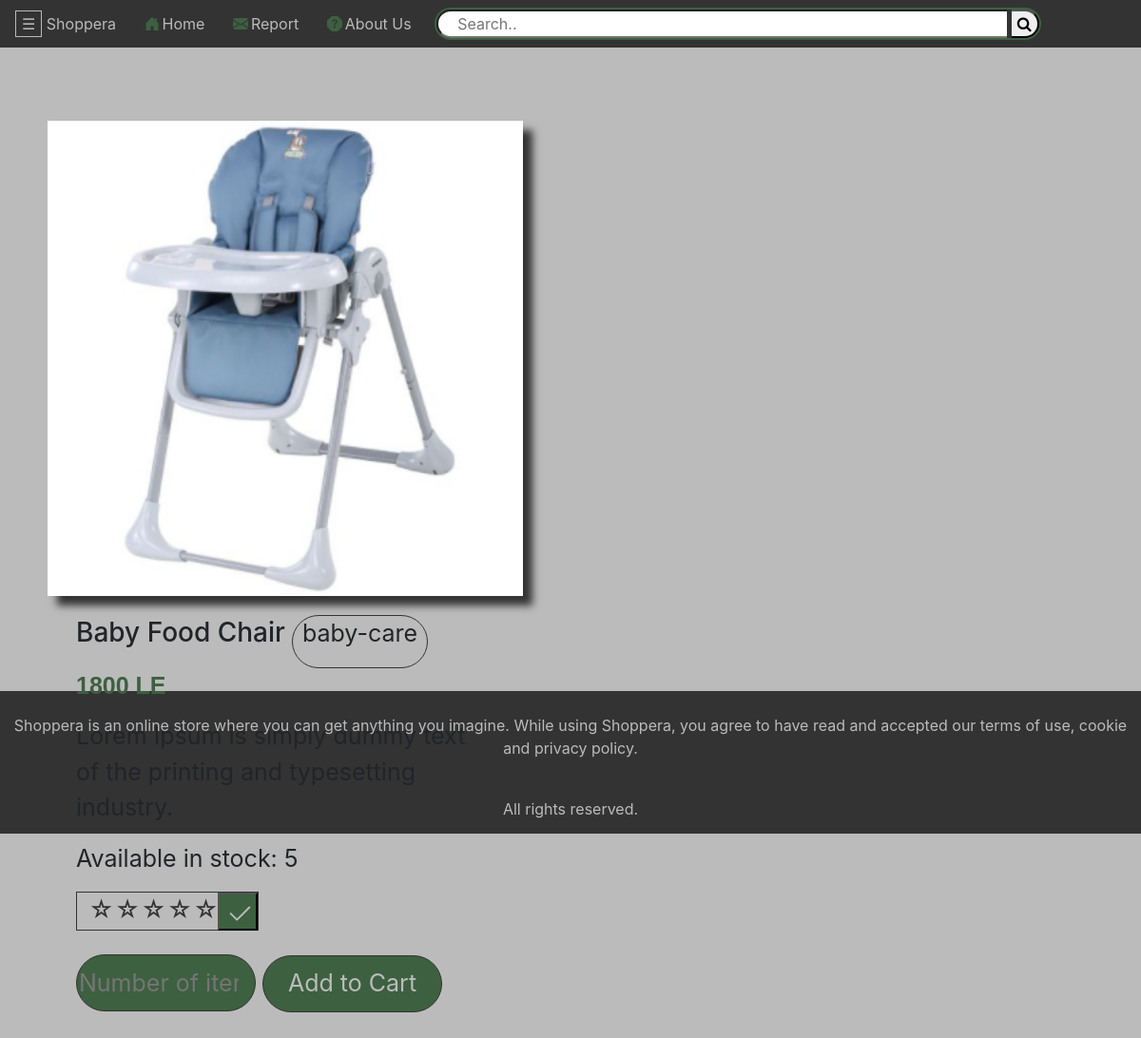
The page /details.php?id=36 on the database its author committed.
### tables this page shows
CREATE TABLE `products` (
  `id` int(11) NOT NULL,
  `seller_id` int(11) DEFAULT NULL,
  `name` char(225) NOT NULL,
  `description` text NOT NULL,
  `keywords` text NOT NULL,
  `category` varchar(225) NOT NULL,
  `count` int(11) NOT NULL,
  `price` int(11) NOT NULL,
  `image` mediumblob NOT NULL,
  `checked` int(11) NOT NULL DEFAULT '0'
);

### classes/session.php (called while the page is built, shortened)
<?php
class Session{
  public static function get($key)
      {
            if (isset($_SESSION[$key])) {
                return $_SESSION[$key];
            } else {
                return false;
            }
        }
}
 ?>

### includes/class-autoload.inc.php (called while the page is built, shortened)
<?php
function myAutoLoader($className){
  $url = $_SERVER['HTTP_HOST'] . $_SERVER['REQUEST_URI'];
  if(strpos($url, 'includes') !== false){
    $path = '../classes/';
  }else{
    $path = 'classes/';
  }
  $extension = '.php';
}

### classes/db.php (called while the page is built, shortened)
<?php
class db{
  private $host = "localhost";
  private $user = "proj";
  private $pwd = "zap";
  private $dbName = "eCommerce";
  public function connect(){
    $dsn = 'mysql:host=' . $this->host . ';dbname=' . $this->dbName;
    $pdo = new PDO($dsn, $this->user, $this->pwd);
    $pdo->setAttribute(PDO::ATTR_ERRMODE, PDO::ERRMODE_EXCEPTION);
    $pdo->setAttribute(PDO::ATTR_DEFAULT_FETCH_MODE, PDO::FETCH_ASSOC);
    return $pdo;
  }
}

### classes/Controller.php (called while the page is built, shortened)
<?php
class Controller{
public static function getProductBy($bywhat,$theValue){
  $mPDO=new db();
  $q='SELECT * FROM `products` WHERE ' . $bywhat . ' = ' . $theValue;
  $prepare=$mPDO->connect()->prepare($q);
  $prepare->execute();
  $r=$prepare->fetch(PDO::FETCH_ASSOC);
  if($r){
 $product=new Product($r['id'],$r['name'],$r['category'],
$r['price'],$r['count'],$r['image'],$r['keywords'],$r['description']);
return $product;
}
else{
  return false;
}
}
}

### classes/product.php (called while the page is built, shortened)
<?php
class Product {
private $name;
private $price;
private $description;
private $img;
private $category;
private $count;
public function __construct($id = null,$name = null,$category = null,$price = null,$count = null,
$img = null,$keywords = null,$description = null){
  if($id != null || $name != null || $category != null || $price != null || $count != null ||
  $img != null || $keywords != null || $description != null)
  {
    $this->name=$name;
    $this->price=$price;
    $this->count=$count;
    $this->img=$img;
    $this->description=$description;
    $this->category=$category;
  }
}
public function getName(){
  return $this->name;
}
public function getPrice(){
  return $this->price;
}
public function getImage(){
  return $this->img;
}
public function getCategory(){
  return $this->category;
}
public function getCount(){
  return $this->count;
}
public function getDescription(){
  return $this->description;
}
}

### details.php (the view, shortened to what this page needs)
<?php
include ("includes/prodFun.php");
 ?>
 <!DOCTYPE html>
 <html>
 <head>
   <link rel="stylesheet" href="https://cdn.jsdelivr.net/npm/bootstrap@4.5.3/dist/css/bootstrap.min.css">
   <link rel="stylesheet" href="https://cdnjs.cloudflare.com/ajax/libs/font-awesome/4.7.0/css/font-awesome.min.css">
   <link rel="stylesheet" type="text/css" href="css/Description Page.css?<?php echo time();?>">
   <link rel="stylesheet" href="css/Header.css?<?php echo time();?>">
 </head>
 <body>
<body>
  <?php if(Session::get('seller_id')){
    include ("Seller_Header.php");}
    else {
      include ("Header.php");
    }
     ?>
  <?php
  $pid = $_GET['id'];
  $product = Controller::getProductBy('id',$pid);
  ?>
  <div class="content">
    <div class="product-image">
    <?php echo '<img src="images/'.$product->getImage().'" />'; ?>
    </div>
    <div class="product-desc">
      <h3 class="product-title"><?php echo ($product->getName())?></h3>
      <div class="categ">
        <p><?php echo ($product->getCategory())?></p>
      </div>
      <p class="price"><?php echo ($product->getPrice())?> LE</p>
      <div class="description">
        <p><?php echo ($product->getDescription())?></p>
      </div>
      <div>
          <p class="available">Available in stock: </p>
          <p class="items-no"><?php echo($product->getCount())?></p>
      </div>
      <?php if(!Session::get('seller_id')){ ?>
      <div class="txt-center">
        <form class="stars" method="post" action="includes/productController.php">
          <div class="rating">
            <label for="star5">☆</label>
            <label for="star4">☆</label>
            <label for="star3">☆</label>
            <label for="star2">☆</label>
            <label for="star1">☆</label>
          </div>
          <div class="rate">
            <button class="rate-btn" type="submit" name="rate">
              <svg id="svg1" xmlns="http://www.w3.org/2000/svg" width="30px" height="30px" fill="currentColor" class="bi bi-check2" viewBox="0 0 16 16">
              <path d="M13.854 3.646a.5.5 0 0 1 0 .708l-7 7a.5.5 0 0 1-.708 0l-3.5-3.5a.5.5 0 1 1 .708-.708L6.5 10.293l6.646-6.647a.5.5 0 0 1 .708 0z"/>
              </svg>
            </button>
          </div>
        </form>
      </div>
      <?php
      if(Session::logged()){
      $arr = Customer::get_search_history_array(Session::get('customer_id'));
      if(count($arr)!=1){
       ?>
  <div class="rec-section">
    <p>Recommended For You</p>
  </div>
   <div class="cards-center">
  <div class="total">
  <?php displayRecommended(1); ?>
  </div>
  </div>
<?php } }}?>
<?php include("Footer.php")?>
</body>
</html>

### css/Description Page.css (style rules this page uses)
body { background-color: #BBB; width: 100%; overflow-x: hidden; }
.content { margin: 50px 50px 100px 50px; height: 500px; width: 80%; text-align: left; }
.product-image img { width: 100%; height: 100%; }
.product-image { float: left; width: 500px; height: 500px; display: inline-block; box-shadow: 10px 10px 8px #333; clear:both; }
.product-desc { width: 50%; height: 90%; padding: 0 30px; margin-top:20px; display: inline-block; text-align: left; font-size: 25px; }
.product-title { display: inline-block; }
.price { color:rgb(61,96,64); font-family: "Lucida Handwriting", Arial; font-weight: bold; font-size: 25px; }
.categ { width: auto; height: auto; padding: 0px 10px 0px 10px; display: inline-block; text-align: center; border: 1px solid #333; border-radius: 50px; }
.description { word-wrap:break-word; }
.available,.items-no { display: inline-block; }
.txt-center { text-align: left; width: 192px; height: 41px; border:1px solid #333; }
.rate-btn { width: 42px; height: 40px; float: right; background-color: rgb(61,96,64); color: #BBB; clear: both; }
.rate { width: 40px; display: inline-block; text-align: center; }
#svg1 { margin: auto; padding: auto; color: #BBB; }
.rating { width: 150px; height: 40px; float: left; display: inline-block; unicode-bidi: bidi-override; clear: both; }
.rating > label { height: 50px; float: right; padding: 0; margin: 0; position: relative; width: 1.1em; cursor: pointer; color: #333; }
label { font-size: 25px; }

### css/Header.css (style rules this page uses)
svg { margin-top:0px; margin-left: 5px; margin-right: 3px; padding-right:0px; color: rgb(61,96,64); display: inline-block; }

### rows shown on the page
products: image (picture), name "Baby Food Chair", category "baby-care", price "1800", description "Lorem Ipsum is simply dummy text of the printing and typesetting industry.", count "5"
